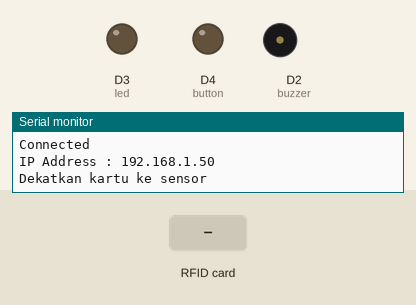
Bench run of a sketch on a simulated ESP8266 (NodeMCU). Parts: output pins drawn as LEDs (lit = HIGH), buzzer (waves = sounding), the last lines printed to the serial monitor. The inputs (shaded band) are chosen by the test bench. WiFi joins after 1.5 s; servers stay silent unless stated; uploads are accepted with an empty reply.

Above: at 2.7 s.
2.8 s: RFID card 5E 7A 19 C4 held to the reader
At 4.6 s:
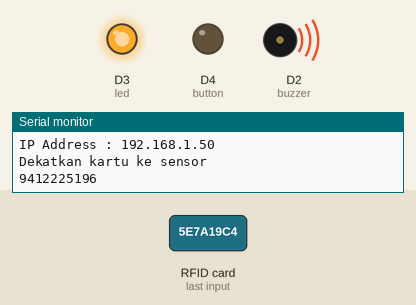
At 5.3 s:
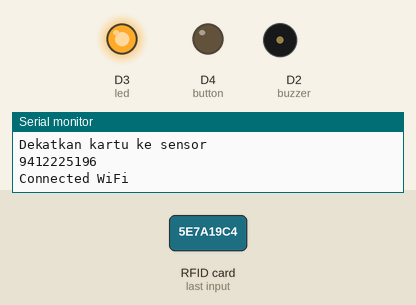
Timing chart, 0 to 9.7 s (numbered marks = the images above; inputs shaded):
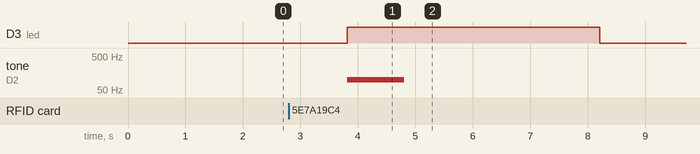

The sketch:

finalproject_absensi2.ino
```cpp
#include <ESP8266HTTPClient.h>
#include <ESP8266Wifi.h>
#include <SPI.h>
#include <MFRC522.h>

// Network SSID

const char* ssid = "POCO M4 Pro";
const char* password = "gataulupa";

// pengenal server = IP Address
const char* host = "192.168.187.239"; //isi ip address

#define led D3
#define button D4
#define buzzer D2
#define sda D8
#define rst D0

MFRC522 mfrc522(sda,rst);
MFRC522::MIFARE_Key key;
// Init array that will store new NUID
byte nuidPICC[4];

HTTPClient http;
WiFiClient client;

void setup() {
  Serial.begin(9600);

  //setting koneksi wifi
  WiFi.hostname("NodeMCU");
  WiFi.begin(ssid, password);

  //cek koneksi wifi
  while(WiFi.status() != WL_CONNECTED)
  {
    delay(500);
    Serial.println("*");
  }

  Serial.println("Connected");
  Serial.print("IP Address : ");
  Serial.println(WiFi.localIP());

  pinMode(led, OUTPUT);
  pinMode(button, OUTPUT);

  SPI.begin();
  mfrc522.PCD_Init();
  Serial.println("Dekatkan kartu ke sensor");
  Serial.println();


}

void loop() {
  //baca status button, + uji
  if(digitalRead(button)==1)
  {
    // led on
    digitalWrite(led, HIGH);
    tone(buzzer,100);
    delay(1000);
    noTone(buzzer);
    //menahan proses sampai tombol ditekan lagi
    while(digitalRead(button) == 1);
    //ubah mode absensi di web
    String getData, Link;
    //HTTPClient http;

    Link = "http://192.168.187.239/absensi_RFID/ubahmode.php";
    http.begin(client, Link);

    int httpCode = http.GET();
    String payload = http.getString();
    Serial.println(payload);
    http.end();
  }

  //off led
  digitalWrite(led, LOW);

  if(! mfrc522.PICC_IsNewCardPresent())
  {
    return;
  }
  if(! mfrc522.PICC_ReadCardSerial())
  {
    return;
  }

  String idtag = "";
  for(byte i=0; i<mfrc522.uid.size; i++)
  {
    idtag += mfrc522.uid.uidByte[i];
  }
  Serial.println(idtag);
  delay(1000);

  //led on
  digitalWrite(led, HIGH);
  tone(buzzer,100);
  delay(1000);
  noTone(buzzer);

  // send id kartu untuk disimpan di tmprfid
  //WiFiClient client;
  const int httpPort = 80;
  if(!client.connect(host, httpPort))
  {
    Serial.println("Not Connected");
    return;
  }
  else Serial.println("Connected WiFi");

  String Link;
  //HTTPClient http;
  Link = "http://192.168.187.239/absensi_RFID/kirimkartu.php?nokartu=" + idtag;
  http.begin(client,Link);

  int httpCode = http.GET();
  String payload = http.getString();
  Serial.println(payload);
  http.end();

  delay(3000);

}
```

Measured:
- after the input at 2.8 s, D3 (led): LOW → HIGH after 1.0 s, → LOW 4.4 s later; tone on D2 (buzzer): silent → 100 Hz after 1.0 s, → silent 1.0 s later
